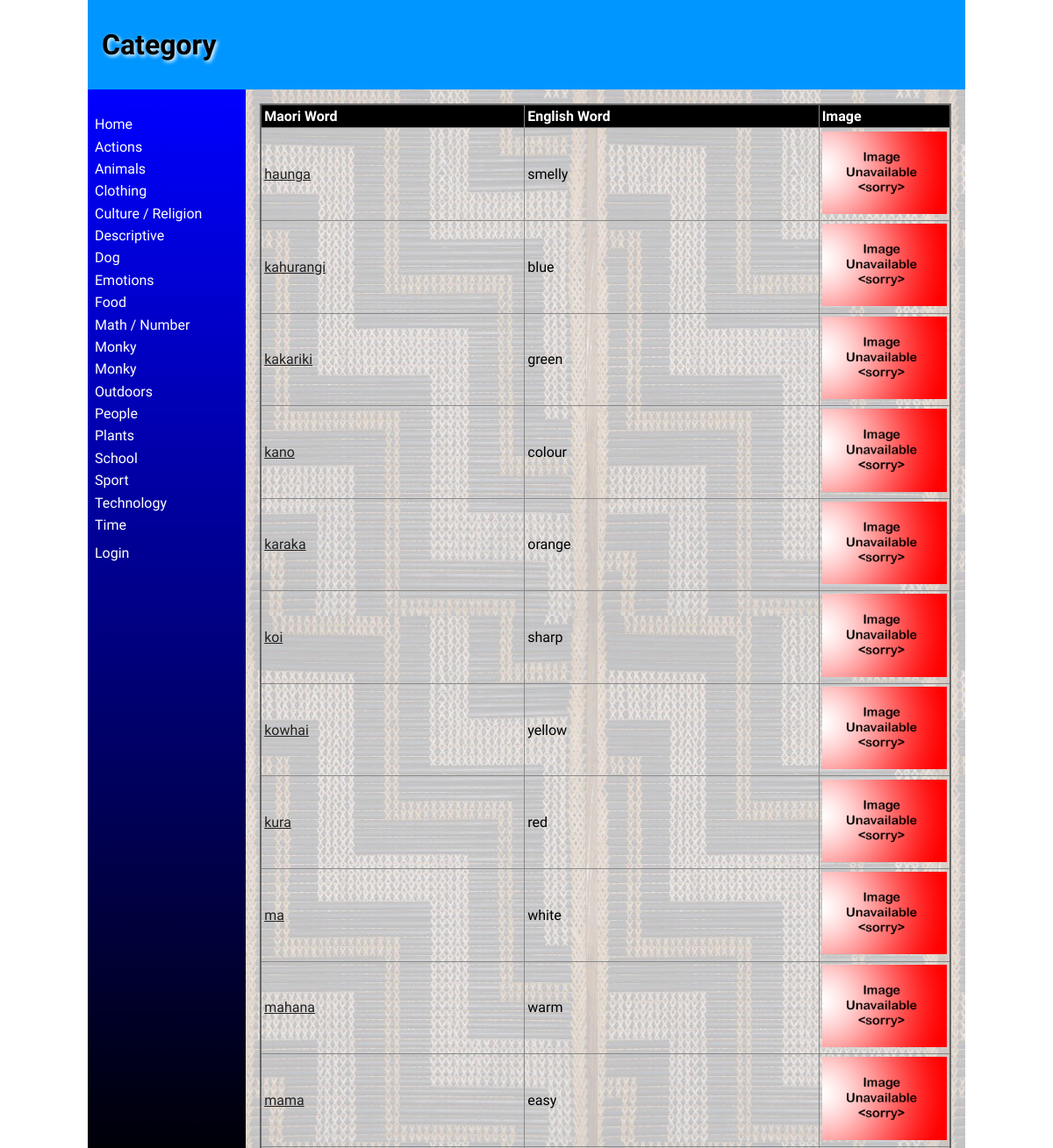
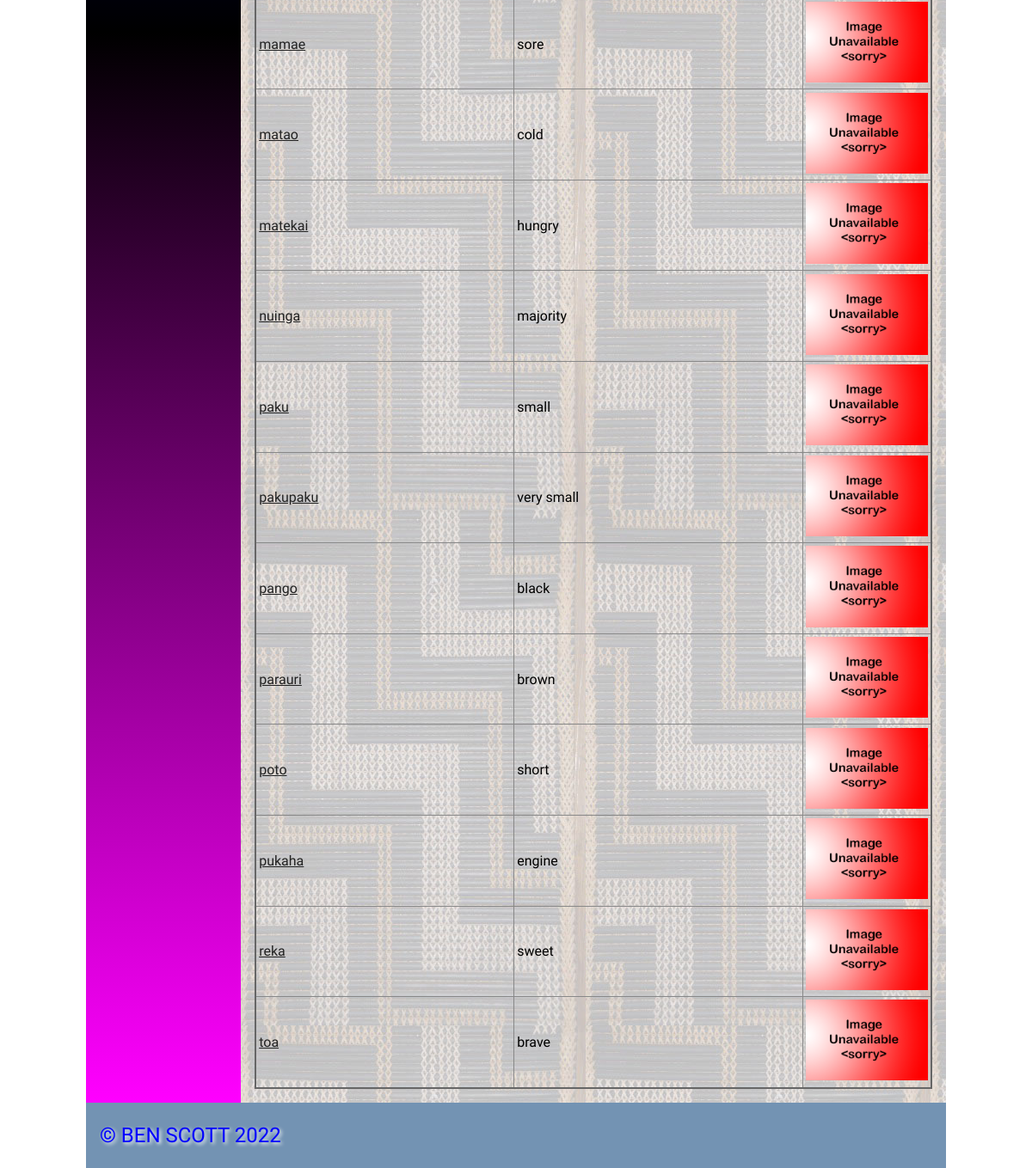
The page /category/5 on the database its author committed (2 pictures, top to bottom).
### tables this page shows
CREATE TABLE categories
(
	id integer
		constraint categories_pk
			primary key autoincrement,
	category varchar(30)
);

CREATE TABLE "words"
(
    id           integer
        constraint words_pk
            primary key autoincrement
        constraint words_user_user_fk
            references user (user),
    maori_word   varchar(30),
    english_word varchar(30),
    catID        varchar(30)
        constraint words_categories_id_fk
            references categories,
    description  varchar(200),
    level        integer,
    userid       varchar(30),
    timestamp    datetime
, image varchar(30));

### app.py (the view, shortened to what this page needs)
@app.route('/category/<catID>',methods=['POST', 'GET'])
def web_categories_page(catID):
    query = "SELECT maori_word, english_word, catID, userid, id, description, image FROM words WHERE catID IS ? ORDER BY maori_word ASC"
    con = create_connection(DATABASE)
    cur = con.cursor()
    cur.execute(query,(catID,))
    word_list = cur.fetchall()
    con.close()
    print(catID)
    print(word_list)
    return render_template('category.html', categories=get_category_list(), logged_in=is_logged_in(), words=word_list, category=catID, teacher=is_teacher())

### app.py (called while the page is built)
def create_connection(db_file):
    try:
        connection = sqlite3.connect(db_file)
        return connection
    except Error as e:
        print(e)
    return None

def get_category_list():
    con = create_connection(DATABASE)
    query = "SELECT category, id FROM categories ORDER BY category ASC "
    cur = con.cursor()
    cur.execute(query)
    category_list = cur.fetchall()
    con.close()
    return category_list

def is_teacher():
    if session.get("role") == '1':
        print("Is a teacher")
        return True
    return False

def is_logged_in():
    if session.get("email") is None:
        print("Not logged in")
        return False
    else:
        print("Logged in")
        return True

### templates/category.html (shortened to what this page needs)
{%  extends 'base.html' %}
{% block heading %}Category{% endblock %}
{% block main %}
<table class="words-table">
        <thead>
            <tr>
                <th>Maori Word</th>
                <th>English Word</th>
                <th>Image</th>
            </tr>
        </thead>
        <tbody>
        {% for word in words %}
            <div class = words-box>
            <tr>
                <td><a href="/word/{{ word[4] }}">{{ word[0] }}</a></td>
                <td>{{ word[1] }}</td>
                <td width="150"><img src="/static/images/{{ word[6] }}.jpg" alt=""></td>
            </tr>
            </div>
        {% endfor %}
    </tbody>
</table>
{% endblock %}

### templates/base.html (shortened to what this page needs)
<!doctype html>
<html lang="en">
<head>
	<link href="{{ url_for('static', filename='css/style.css') }}" rel="stylesheet">
</head>
<body>
	<div id="container">
		<header>
			<h1>{% block heading %}MAORI DICTIONARY!{% endblock %}</h1>
		</header>
		<nav>
			<ul>
                <li><a href="/">Home</a></li>
				<div class="category">
				{% for category in categories %}
					<div class ="category-box">
						<li><a href="/category/{{ category[1] }}">{{ category[0] }}</a></li>
					</div>
                {% endfor %}
				</div>
				<li> </li>
				{% if logged_in %}
				<li><a href="/logout">Log out</a></li>
				{% else %}
				<li><a href="/login">Login</a></li>
				{% endif %}
			</ul>
		</nav>
		<main>
		{% block main %}{% endblock %}
        </main>
		<footer>
			<p>
				&copy; BEN SCOTT 2022
			</p>
		</footer>
	</div>
</body>
</html>

### static/css/style.css (style rules this page uses)
* { font-family: Comfortaa, sans-serif; margin: 0; padding: 0; box-sizing: border-box; }
#container { display: grid; grid-template-columns: 75px auto; grid-template-areas: 'nav header' 'main main' 'footer footer'; }
header { grid-area: header; background-color: #0096FF; padding: 1rem; }
nav { grid-area: nav; }
main { grid-area: main; padding: 1rem; background-color: #edd; }
h1, h2, h3, h4 { padding: 1rem 0; font-family: 'Suez One', serif; color: #000; text-shadow: 2px 2px 4px #fff; }
p { padding: 0.5rem 0; }
a { color: #222; }
img { width: 100%; }
table { width: 100%; border: 2px solid #666; border-collapse: collapse; }
th, td { border: 1px solid #888; padding: 0.2rem; text-align: left; }
th { background-color: #000; color: #fff; }
footer { grid-area: footer; padding: 1rem; background-color: #7393B3; }
footer p { color: #0000FF; text-shadow: 2px 2px 4px #fff; font-size: 1.5rem; }
@media only screen and (min-width: 768px) { #container { grid-template-columns: 180px auto; grid-template-areas: 'header header' 'nav main' 'footer footer'; } }
@media only screen and (min-width: 768px) { nav { background: linear-gradient(180deg, rgba(0,0,255,1) 0%, rgba(0, 0, 0, 1) 50%, rgba(255,0,255,1) 100%); padding: 0.5rem; } }
@media only screen and (min-width: 768px) { nav ul { list-style: none; } }
@media only screen and (min-width: 768px) { nav li { padding: 0.2rem 0; } }
@media only screen and (min-width: 768px) { nav a { color: #fff; text-decoration: none; } }
@media only screen and (min-width: 768px) { main { background-image: url('static/images/poutama.jpg'); } }
@media only screen and (min-width: 1000px) { #container { width: 1000px; margin: auto; } }

### rows shown on the page
categories: category "Actions"
categories: category "Animals"
categories: category "Clothing"
categories: category "Culture / Religion"
categories: category "Descriptive"
categories: category "Dog"
categories: category "Emotions"
categories: category "Food"
categories: category "Math / Number"
categories: category "Monky"
categories: category "Monky"
categories: category "Outdoors"
categories: category "People"
categories: category "Plants"
categories: category "School"
categories: category "Sport"
categories: category "Technology"
categories: category "Time"
words: maori_word "haunga", english_word "smelly"
words: maori_word "kahurangi", english_word "blue"
words: maori_word "kakariki", english_word "green"
words: maori_word "kano", english_word "colour"
words: maori_word "karaka", english_word "orange"
words: maori_word "koi", english_word "sharp"
words: maori_word "kowhai", english_word "yellow"
words: maori_word "kura", english_word "red"
words: maori_word "ma", english_word "white"
words: maori_word "mahana", english_word "warm"
words: maori_word "mama", english_word "easy"
words: maori_word "mamae", english_word "sore"
words: maori_word "matao", english_word "cold"
words: maori_word "matekai", english_word "hungry"
words: maori_word "nuinga", english_word "majority"
words: maori_word "paku", english_word "small"
words: maori_word "pakupaku", english_word "very small"
words: maori_word "pango", english_word "black"
words: maori_word "parauri", english_word "brown"
words: maori_word "poto", english_word "short"
words: maori_word "pukaha", english_word "engine"
words: maori_word "reka", english_word "sweet"
words: maori_word "toa", english_word "brave"
